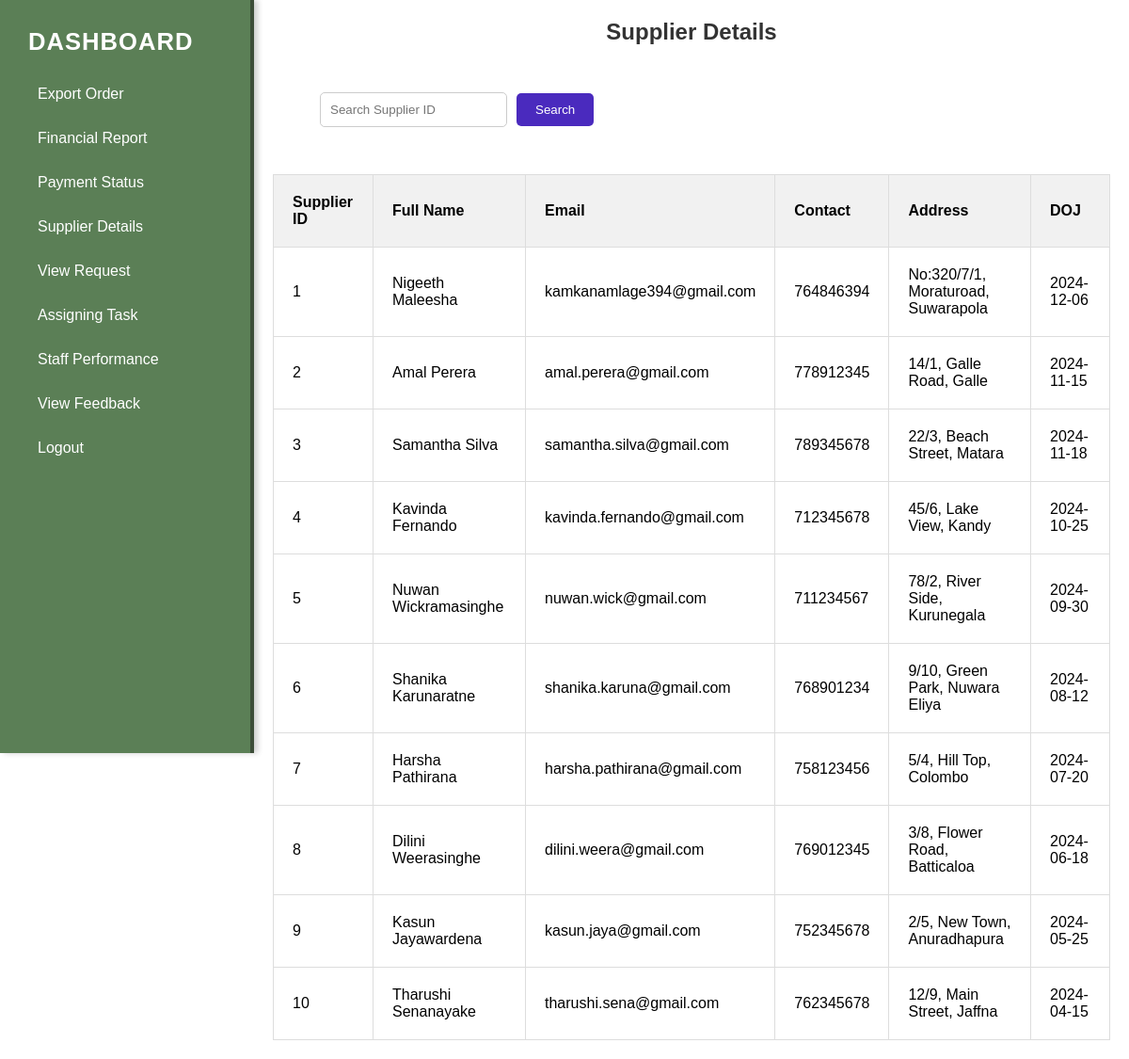
Screenshot of /ownersdetail.php with the database file from the repository.
### tables this page shows
CREATE TABLE `supregister` (
  `SupplierID` int(11) NOT NULL,
  `FullName` varchar(30) NOT NULL,
  `Email` varchar(50) NOT NULL,
  `Contact` int(12) NOT NULL,
  `Address` varchar(50) NOT NULL,
  `DOJ` date NOT NULL
);

### ownersdetail.php (the view, shortened to what this page needs)
<?php
include('conf.php');
?>
<!DOCTYPE html>
<html>
<head>
    <link rel="stylesheet" href="ownersdetail.css">
</head>
<body>
    <aside class="sidebar">
        <div class="logo">Dashboard</div>
        <ul class="menu">
        <li><a href="ownerexportorder.php">Export Order</a></li>
            <li><a href="owfinancial.html">Financial Report</a></li>
            <li><a href="ownerpayment.html">Payment Status</a></li>
            <li><a href="ownersdetail.php">Supplier Details</a></li>
            <li><a href="owmarequest.php">View Request</a></li>
            <li><a href="ownerassigntask.php">Assigning Task</a></li>
            <li><a href="ownerviewfeedback.php">Staff Performance</a></li>
            <li><a href="ownerviewfeedback.php">View Feedback</a></li>
            <li><a href="StDashboard.html">Logout</a></li>
        </ul>
    </aside>
    <main>
        <h1 class="head">Supplier Details</h1>
        <form name="order" method="get" onsubmit="return validateForm(event)">
            <div>
                <input type="text" name="search" placeholder="Search Supplier ID">
                <input type="submit" value="Search">
            </div>
        </form>
        <table>
            <thead>
                <tr>
                    <th>Supplier ID</th>
                    <th>Full Name</th>
                    <th>Email</th>
                    <th>Contact</th>
                    <th>Address</th>
                    <th>DOJ</th>
                </tr>
            </thead>
            <tbody>
                <?php
                $sql = "SELECT * FROM supregister";
                $result = $conn->query($sql);
                if ($result->num_rows > 0) {
                    while ($row = $result->fetch_assoc()) {
                        echo "<tr>";
                        echo "<td>" . htmlspecialchars($row["SupplierID"]) . "</td>";
                        echo "<td>" . htmlspecialchars($row["FullName"]) . "</td>";
                        echo "<td>" . htmlspecialchars($row["Email"]) . "</td>";
                        echo "<td>" . htmlspecialchars($row["Contact"]) . "</td>";
                        echo "<td>" . htmlspecialchars($row["Address"]) . "</td>";
                        echo "<td>" . htmlspecialchars($row["DOJ"]) . "</td>";
                        echo "</tr>";
                    }
                } else {
                    echo "<tr><td colspan='6'>No suppliers found.</td></tr>";
                }
                ?>
            </tbody>
        </table>
    </main>
</body>
</html>

### ownersdetail.css (style rules this page uses)
form { padding: 20px; margin: 20px; }
h1.head { text-align: center; font-size: 1.5em; font-family: Arial, Helvetica, sans-serif; color: #333; }
table { width: 100%; border-collapse: collapse; }
table thead { background-color: #f1f1f1; }
table th, table td { padding: 20px; text-align: left; border: 1px solid #ddd; }
div { display: flex; align-items: center; margin: 10px; }
input[type="text"] { padding: 10px; border: 1px solid #ccc; border-radius: 5px; margin-right: 10px; }
input[type="submit"] { padding: 10px 20px; background-color: #4a2abe; color: white; border: none; border-radius: 5px; cursor: pointer; transition: background-color 0.3s; }
* { margin: 0; padding: 0; box-sizing: border-box; font-family: 'Arial', sans-serif; }
.sidebar { position: fixed; left: 0; top: 0; width: 270px; height: 100vh; background-color: #5b7f56; color: white; overflow-y: auto; padding: 20px; box-shadow: 4px 0 6px rgba(0, 0, 0, 0.2); border-right: 4px solid #3c4d38; transition: all 0.3s ease; }
.sidebar .logo { font-size: 1.6rem; margin-bottom: 20px; font-weight: bold; text-transform: uppercase; color: #fff; letter-spacing: 1px; }
.sidebar ul { list-style: none; }
.sidebar ul li a { color: white; text-decoration: none; display: block; padding: 12px 20px; border-radius: 5px; transition: background-color 0.3s, padding 0.3s; margin: 5px 0; }
main { margin-left: 270px; padding: 20px; }

### rows the page displays
supregister: SupplierID "1", FullName "Nigeeth Maleesha", Email "kamkanamlage394@gmail.com", Contact "764846394", Address "No:320/7/1, Moraturoad, Suwarapola", DOJ "2024-12-06"
supregister: SupplierID "2", FullName "Amal Perera", Email "amal.perera@gmail.com", Contact "778912345", Address "14/1, Galle Road, Galle", DOJ "2024-11-15"
supregister: SupplierID "3", FullName "Samantha Silva", Email "samantha.silva@gmail.com", Contact "789345678", Address "22/3, Beach Street, Matara", DOJ "2024-11-18"
supregister: SupplierID "4", FullName "Kavinda Fernando", Email "kavinda.fernando@gmail.com", Contact "712345678", Address "45/6, Lake View, Kandy", DOJ "2024-10-25"
supregister: SupplierID "5", FullName "Nuwan Wickramasinghe", Email "nuwan.wick@gmail.com", Contact "711234567", Address "78/2, River Side, Kurunegala", DOJ "2024-09-30"
supregister: SupplierID "6", FullName "Shanika Karunaratne", Email "shanika.karuna@gmail.com", Contact "768901234", Address "9/10, Green Park, Nuwara Eliya", DOJ "2024-08-12"
supregister: SupplierID "7", FullName "Harsha Pathirana", Email "harsha.pathirana@gmail.com", Contact "758123456", Address "5/4, Hill Top, Colombo", DOJ "2024-07-20"
supregister: SupplierID "8", FullName "Dilini Weerasinghe", Email "dilini.weera@gmail.com", Contact "769012345", Address "3/8, Flower Road, Batticaloa", DOJ "2024-06-18"
supregister: SupplierID "9", FullName "Kasun Jayawardena", Email "kasun.jaya@gmail.com", Contact "752345678", Address "2/5, New Town, Anuradhapura", DOJ "2024-05-25"
supregister: SupplierID "10", FullName "Tharushi Senanayake", Email "tharushi.sena@gmail.com", Contact "762345678", Address "12/9, Main Street, Jaffna", DOJ "2024-04-15"
